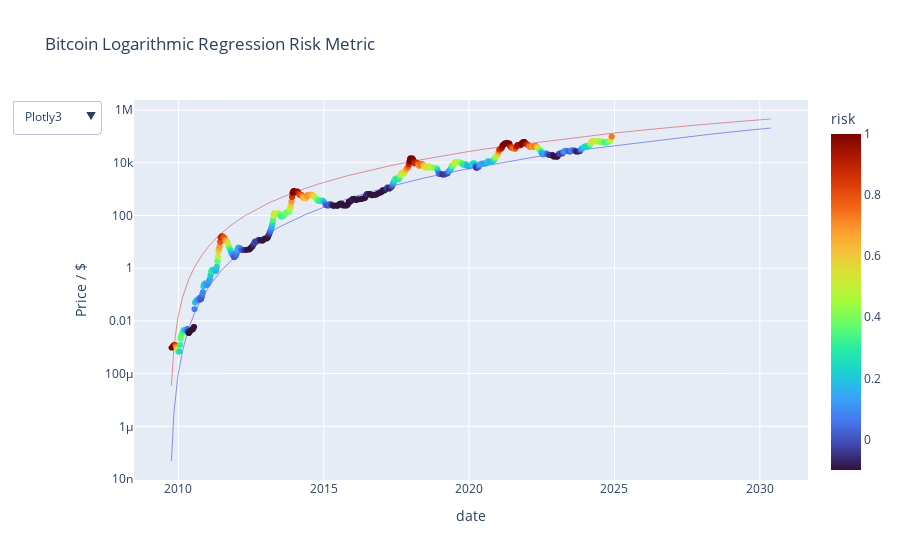

Source (notebook cell):
### Code cell
from bitcoin_risk.plotter import bitcoin_plot
fig = bitcoin_plot(btc)
fig.write_html('docs/btc.html', config={'displaylogo': False})
fig.write_image('docs/btc.png')
fig.show()

### Figure 1 — Plotly figure (JSON) as saved in the notebook; plotly's stock layout.template omitted (floating-point values rounded to 4 significant figures; data arrays with more than 128 entries replaced by an {"elided": "..."} marker saying what was removed)
{"data": [{"hovertemplate": "date=%{x}<br>usd=%{y}<br>risk=%{marker.color}<extra></extra>", "legendgroup": "", "marker": {"color": {"elided": "7451 float values"}, "coloraxis": "coloraxis", "symbol": "circle"}, "mode": "markers", "name": "", "showlegend": false, "type": "scattergl", "x": {"elided": "7451 str values"}, "xaxis": "x", "y": {"elided": "7451 float values"}, "yaxis": "y"}, {"line": {"color": "rgba(200, 000, 000, 0.4)", "width": 1}, "mode": "lines", "name": "top", "showlegend": false, "type": "scatter", "x": {"elided": "7451 str values"}, "y": {"elided": "7451 float values"}, "yaxis": "y"}, {"line": {"color": "rgba(0, 000, 200, 0.4)", "width": 1}, "mode": "lines", "name": "bottom", "showlegend": false, "type": "scatter", "x": {"elided": "7451 str values"}, "y": {"elided": "7451 float values"}, "yaxis": "y"}], "layout": {"coloraxis": {"cmax": 1, "cmin": -0.1, "colorbar": {"title": {"text": "risk"}}, "colorscale": [[0, "#30123b"], [0.07143, "#4145ab"], [0.1429, "#4675ed"], [0.2143, "#39a2fc"], [0.2857, "#1bcfd4"], [0.3571, "#24eca6"], [0.4286, "#61fc6c"], [0.5, "#a4fc3b"], [0.5714, "#d1e834"], [0.6429, "#f3c63a"], [0.7143, "#fe9b2d"], [0.7857, "#f36315"], [0.8571, "#d93806"], [0.9286, "#b11901"], [1, "#7a0402"]]}, "hovermode": "x unified", "legend": {"tracegroupgap": 0}, "title": {"text": "Bitcoin Logarithmic Regression Risk Metric"}, "updatemenus": [{"buttons": [{"args": [{"coloraxis.colorscale": "Plotly3"}], "label": "Plotly3", "method": "relayout"}, {"args": [{"coloraxis.colorscale": "Viridis"}], "label": "Viridis", "method": "relayout"}, {"args": [{"coloraxis.colorscale": "Rainbow"}], "label": "Rainbow", "method": "relayout"}, {"args": [{"coloraxis.colorscale": "Jet"}], "label": "Jet", "method": "relayout"}], "direction": "down", "showactive": true}], "xaxis": {"anchor": "y", "domain": [0, 1], "title": {"text": "date"}}, "yaxis": {"anchor": "x", "domain": [0, 1], "title": {"text": "Price / $"}, "type": "log"}, "yaxis2": {"overlaying": "y", "showgrid": false, "side": "right", "title": {"text": "Risk"}, "type": "linear"}}}
